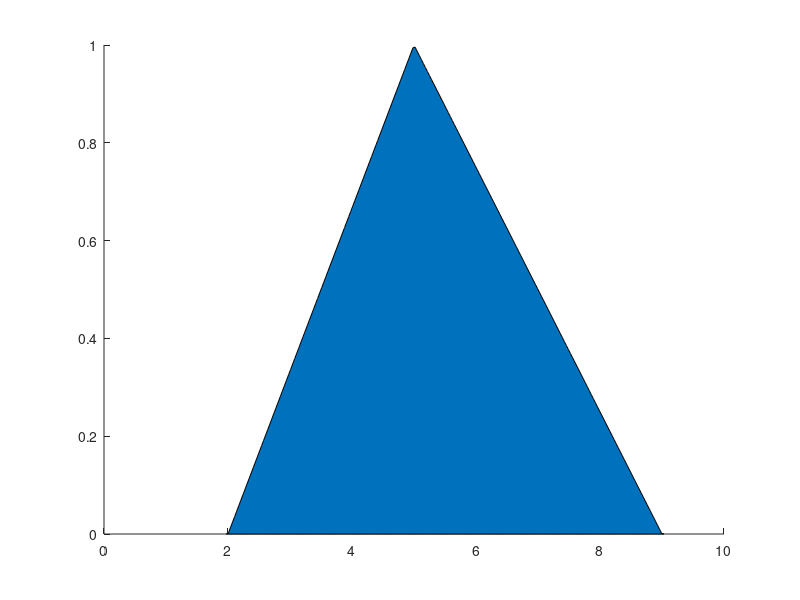

This chart was generated by the following MATLAB code: (Note: this script raises an error after producing the figure.)
% Triangular GT2FS with vertical slice representation 
% and triangular secondary MF

% Vertical slices may or may not be equal in numebr
% to the discretization level of variable X
% However, the equal case is taken up here

w=0.5; %vertical slice is an isosceles triangle
n=300; % Number of vertical slices
x=linspace(0,10,n);
mf='trimf';
umf.params=[2 5 9];
umf.y=trimf(x,umf.params);
lmf.params=[3 5 7];
lmf.y=trimf(x,lmf.params);
apex=lmf.y+w*(umf.y-lmf.y);
hold on

% The 2-D FOU
h1=area(x,umf.y);
h1.FaceColor=[0.75 0.75 0.75];
h2=area(x,lmf.y);
h2.FaceColor=[1 1 1];

%Building up the vertical slices. 
for i=1:length(x)
   y=linspace(lmf.y(i),umf.y(i),10); 
   vert=trimf(y,[lmf.y(i) apex(i) umf.y(i)]);
   xvals=x(i)*ones(10);
   plot3(xvals,y,vert);
end



